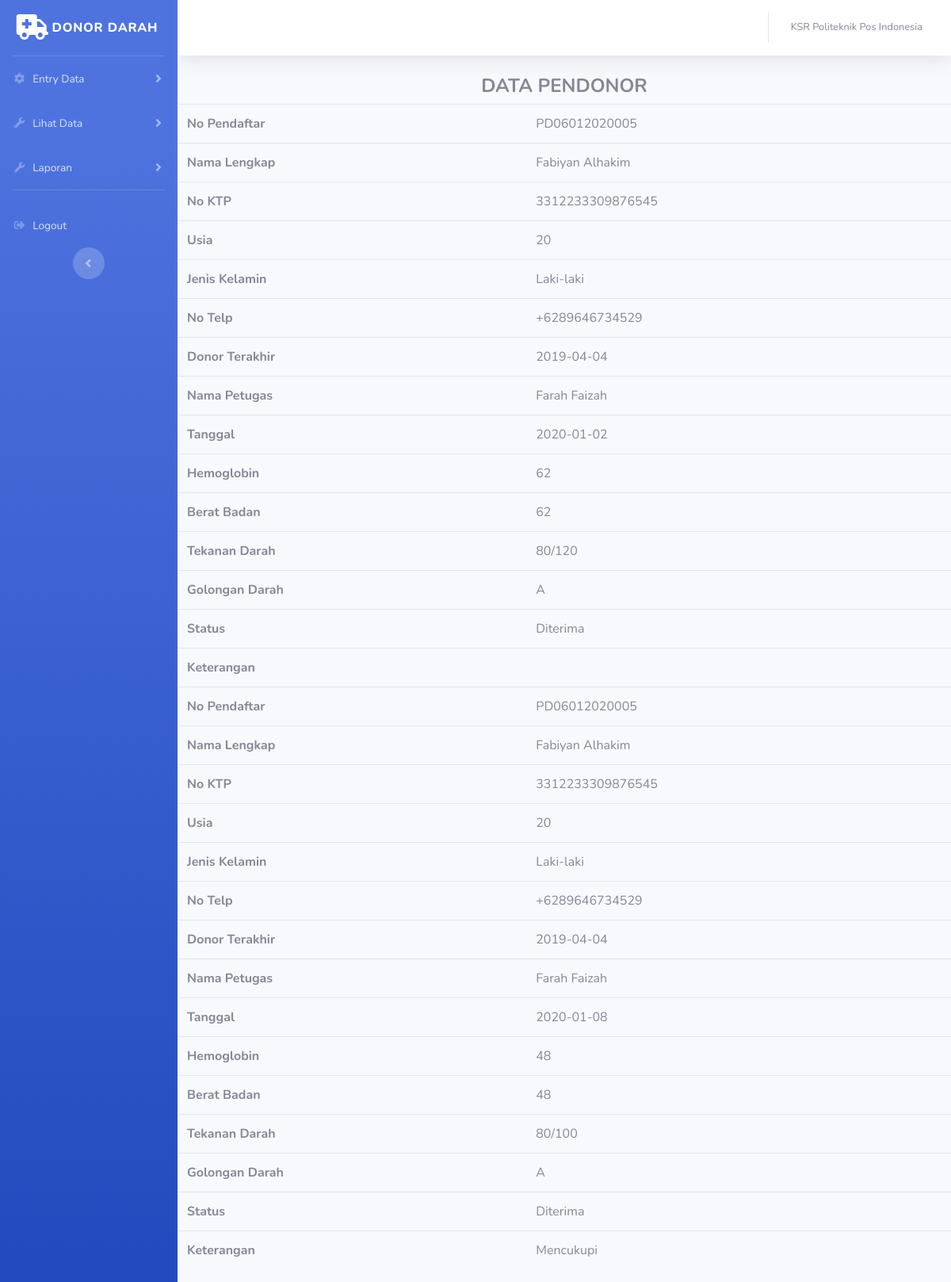
The page /admin/data_pendonor/detail/PD06012020005 on the database its author committed.
### tables this page shows
CREATE TABLE `pendonor` (
  `no` int(11) NOT NULL,
  `nama_kgt` varchar(255) NOT NULL,
  `nama_petugas` varchar(255) NOT NULL,
  `tanggal` date NOT NULL,
  `no_pendaftar` varchar(20) NOT NULL,
  `hb` varchar(10) NOT NULL,
  `bb` varchar(10) NOT NULL,
  `tekanan_darah` varchar(10) NOT NULL,
  `golongan_darah` varchar(5) NOT NULL,
  `status` varchar(30) NOT NULL,
  `keterangan` varchar(255) DEFAULT NULL
);

CREATE TABLE `daftar_donor` (
  `no_daftar` varchar(20) NOT NULL,
  `nama_kgt` varchar(100) NOT NULL,
  `nama` varchar(255) NOT NULL,
  `no_ktp` bigint(16) NOT NULL,
  `tempatlahir` varchar(255) NOT NULL,
  `tanggallahir` date NOT NULL,
  `usia` int(10) NOT NULL,
  `jenis_kelamin` varchar(20) NOT NULL,
  `alamat` text NOT NULL,
  `no_telp` varchar(14) NOT NULL,
  `donor_terakhir` date NOT NULL
);

### application/controllers/admin/data_pendonor.php (called while the page is built, shortened)
<?php
class data_pendonor extends CI_Controller{
	public function detail($no){
		$id = $this->uri->segment(4);
		$data['detail'] = $this->model_pendonor->detail_data($id)->result();
		$this->load->view('templates_admin/header');
		$this->load->view('templates_admin/sidebar');
		$this->load->view('admin/detail',$data);
		$this->load->view('templates_admin/footer');
	}
}

### index.php (called while the page is built, shortened)
<?php
require_once BASEPATH.'core/CodeIgniter.php';

### application/models/model_pendonor.php (called while the page is built, shortened)
<?php
class Model_pendonor extends CI_Model{
	public function detail_data($id){
		$hsl=$this->db->query("SELECT no_daftar,nama,no_ktp,usia,jenis_kelamin,alamat,no_telp,donor_terakhir, pendonor.nama_petugas, pendonor.tanggal, pendonor.hb, pendonor.bb, pendonor.tekanan_darah, pendonor.golongan_darah, pendonor.status, pendonor.keterangan FROM pendonor INNER JOIN daftar_donor WHERE pendonor.no_pendaftar = daftar_donor.no_daftar AND no_pendaftar='$id'");
		return $hsl;
	}
}
?>

### application/views/admin/detail.php (the view)
<div class="content-wrapper">
	<section class="content">
		<h4><center><strong>DATA PENDONOR</strong></center></h4>
		<table class="table">
		<?php
		foreach($detail as $detail) : ?>
			<tr>
				<th>No Pendaftar</th>
				<td><?php echo $detail->no_daftar ?></td>
			</tr>
			<tr>
				<th>Nama Lengkap</th>
				<td><?php echo $detail->nama ?></td>
			</tr>
			<tr>
				<th>No KTP</th>
				<td><?php echo $detail->no_ktp ?></td>
			</tr>
			<tr>
				<th>Usia</th>
				<td><?php echo $detail->usia ?></td>
			</tr>
			<tr>
				<th>Jenis Kelamin</th>
				<td><?php echo $detail->jenis_kelamin ?></td>
			</tr>
			<tr>
				<th>No Telp</th>
				<td><?php echo $detail->no_telp ?></td>
			</tr>
			<tr>
				<th>Donor Terakhir</th>
				<td><?php echo $detail->donor_terakhir ?></td>
			</tr>
			<tr>
				<th>Nama Petugas</th>
				<td><?php echo $detail->nama_petugas ?></td>
			</tr>
			<tr>
				<th>Tanggal</th>
				<td><?php echo $detail->tanggal ?></td>
			</tr>
			<tr>
				<th>Hemoglobin</th>
				<td><?php echo $detail->bb ?></td>
			</tr>
			<tr>
				<th>Berat Badan</th>
				<td><?php echo $detail->bb?></td>
			</tr>
			<tr>
				<th>Tekanan Darah</th>
				<td><?php echo $detail->tekanan_darah ?></td>
			</tr>
			<tr>
				<th>Golongan Darah</th>
				<td><?php echo $detail->golongan_darah ?></td>
			</tr>
			<tr>
				<th>Status</th>
				<td><?php echo $detail->status ?></td>
			</tr>
			<tr>
				<th>Keterangan</th>
				<td><?php echo $detail->keterangan ?></td>
			</tr>
		<?php endforeach; ?>
		</table>
	</section>
</div>

### rows shown on the page
pendonor: daftar_donor.no_daftar "PD06012020005", daftar_donor.nama "Fabiyan Alhakim", daftar_donor.no_ktp "3312233309876545", daftar_donor.usia "20", daftar_donor.jenis_kelamin "Laki-laki", daftar_donor.no_telp "+6289646734529", daftar_donor.donor_terakhir "2019-04-04", nama_petugas "Farah Faizah", tanggal "2020-01-02", bb "62", tekanan_darah "80/120", golongan_darah "A", status "Diterima"
pendonor: daftar_donor.no_daftar "PD06012020005", daftar_donor.nama "Fabiyan Alhakim", daftar_donor.no_ktp "3312233309876545", daftar_donor.usia "20", daftar_donor.jenis_kelamin "Laki-laki", daftar_donor.no_telp "+6289646734529", daftar_donor.donor_terakhir "2019-04-04", nama_petugas "Farah Faizah", tanggal "2020-01-08", bb "48", tekanan_darah "80/100", golongan_darah "A", status "Diterima", keterangan "Mencukupi"
